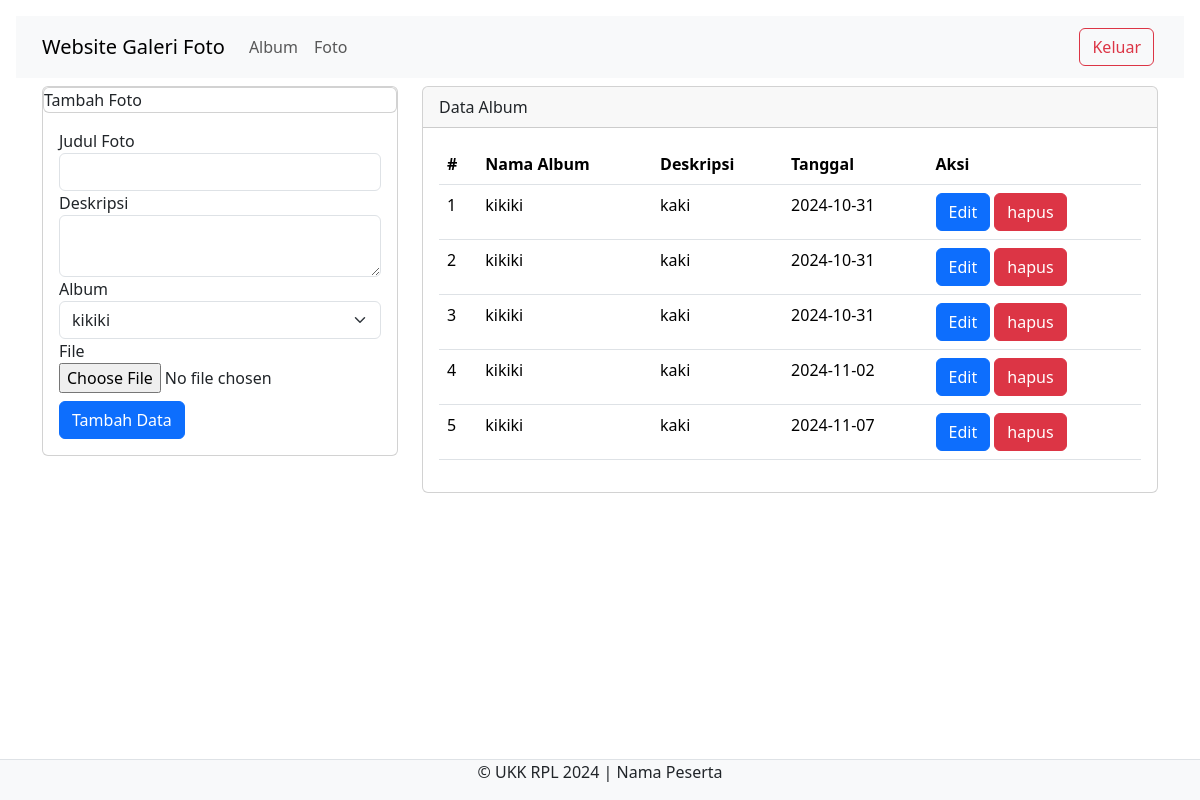
The page /foto.php (signed in) on the database its author committed.
### tables this page shows
CREATE TABLE `album` (
  `album` int(11) NOT NULL,
  `namaalbum` varchar(255) NOT NULL,
  `deskripsi` text NOT NULL,
  `tanggalbuat` date NOT NULL,
  `userid` int(11) NOT NULL
);

### foto.php (the view, shortened to what this page needs)
<?php
include '../config/koneksi.php';
?>
<!DOCTYPE html>
<html lang="en">
<head>
    <link rel="stylesheet" type="text/css" href="../assets/css/bootstrap.min.css">
</head>
<body class="p-3 m-0 border-0 bd-example m-0 border-0">
<nav class="navbar navbar-expand-lg bg-body-tertiary">
  <div class="container">
    <a class="navbar-brand" href="index.php">Website Galeri Foto</a>
    <div class="collapse navbar-collapse" id="navbarNav">
      <ul class="navbar-nav me-auto">
        <a href="album.php" class="nav-link">Album</a>
        <a href="foto.php" class="nav-link">Foto</a>
        </div>
        <a href="../config/aksi_logout.php" class="btn btn-outline-danger m-1">Keluar</a>
    </div>
</nav>
<div class="container">
    <div class="row">
        <div class="col-md-4">
           <div class="card mt-2">
               <div class="card header">Tambah Foto</div>
              <div class="card-body">
                <form action="../config/aksi_foto.php" method="POST" enctype="multipart/form-data">
                    <label class="from-label">Judul Foto</label>
                    <input type="text" name="judulfoto" class="form-control"> <required>
                    <label class="from-label">Deskripsi</label>
                    <textarea name="deskripsifoto" class="form-control" required></textarea>
                    <label class="from-label">Album</label>
                    <select name="albumid" class="form-select" required>
                      <?php
                      $sql_album = mysqli_query($koneksi, "SELECT * FROM album");
                      while($data_album = mysqli_fetch_array($sql_album)){ ?>
                      <option value="<?php echo $data_album['albumid'] ?>"><?php echo $data_album['namaalbum'] ?></option>
                      <?php }  ?>
                    </select>
                    <label class="from-label">File</label>
                    <input type="file" class="from-control" name="lokasifile" required>
                    <button type="submit" class="btn btn-primary mt-2" name="tambah">Tambah Data</button>
              </div>
           </div>
        </div>
        <div class="col-md-8">
         <div class="card mt-2">
            <div class="card-header">Data Album</div>
            <div class="card-body">
                <table class="table">
                    <thead>
                        <tr>
                            <th>#</th>
                            <th>Nama Album</th>
                            <th>Deskripsi</th>
                            <th>Tanggal</th>
                            <th>Aksi</th>
                        </tr>
                    </thead>
                    <tbody>
                        <?php
                        $no = 1;
                        $userid = $_SESSION['userid'];
                        $sql = mysqli_query($koneksi, "SELECT * FROM album WHERE userid='$userid'");
                        while($data = mysqli_fetch_array($sql)) {
                        ?>
                        <tr>
                          <td><?php echo $no++ ?></td>
                          <td><?php echo $data['namaalbum'];  ?></td>
                          <td><?php echo $data['deskripsi']; ?></td>
                          <td><?php echo $data['tanggalbuat']; ?></td>
                          <td>
<button type="button" class="btn btn-primary" data-bs-toggle="modal" data-bs-target="#edit<?php echo $data['albumid'] ?>">
  Edit
</button>
<button type="button" class="btn btn-danger" data-bs-toggle="modal" data-bs-target="#hapus<?php echo $data['albumid'] ?>">
  hapus
</button>
                          </td>
                        </tr>
                        <?php } ?>
                    </tbody>
                </table>
            </div>
         </div>
        </div>
    </div>
</div>
<footer class="d-flex justify-content-center border-top mt-3 bg-light fixed-bottom">
    <p>&copy; UKK RPL 2024 | Nama  Peserta</p>
  </footer>
</body>
</html>

### rows shown on the page
album: namaalbum "kikiki", deskripsi "kaki", tanggalbuat "2024-10-31"
album: namaalbum "kikiki", deskripsi "kaki", tanggalbuat "2024-10-31"
album: namaalbum "kikiki", deskripsi "kaki", tanggalbuat "2024-10-31"
album: namaalbum "kikiki", deskripsi "kaki", tanggalbuat "2024-11-02"
album: namaalbum "kikiki", deskripsi "kaki", tanggalbuat "2024-11-07"

### other values the page prints
form field albumid "kikiki"
